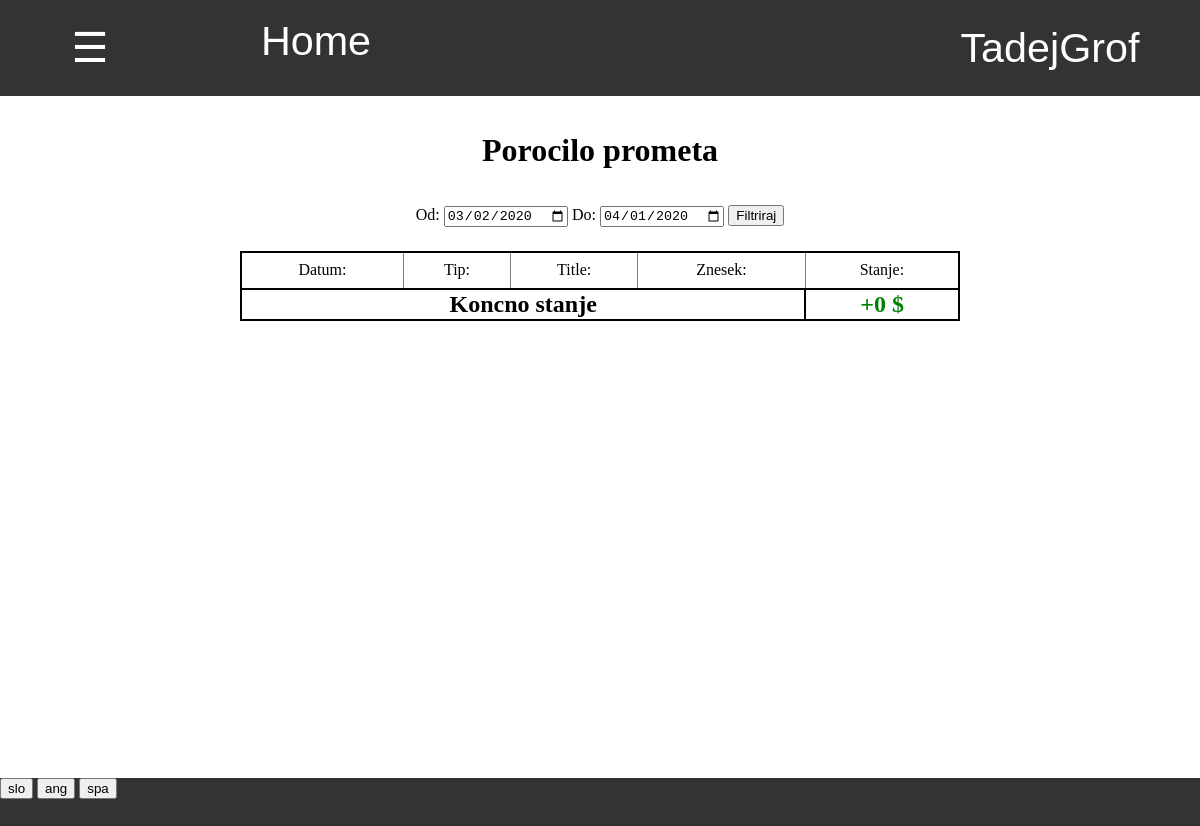
The page /zaloga/porocilo/porocilo_prometa (signed in) on the database as committed earlier.
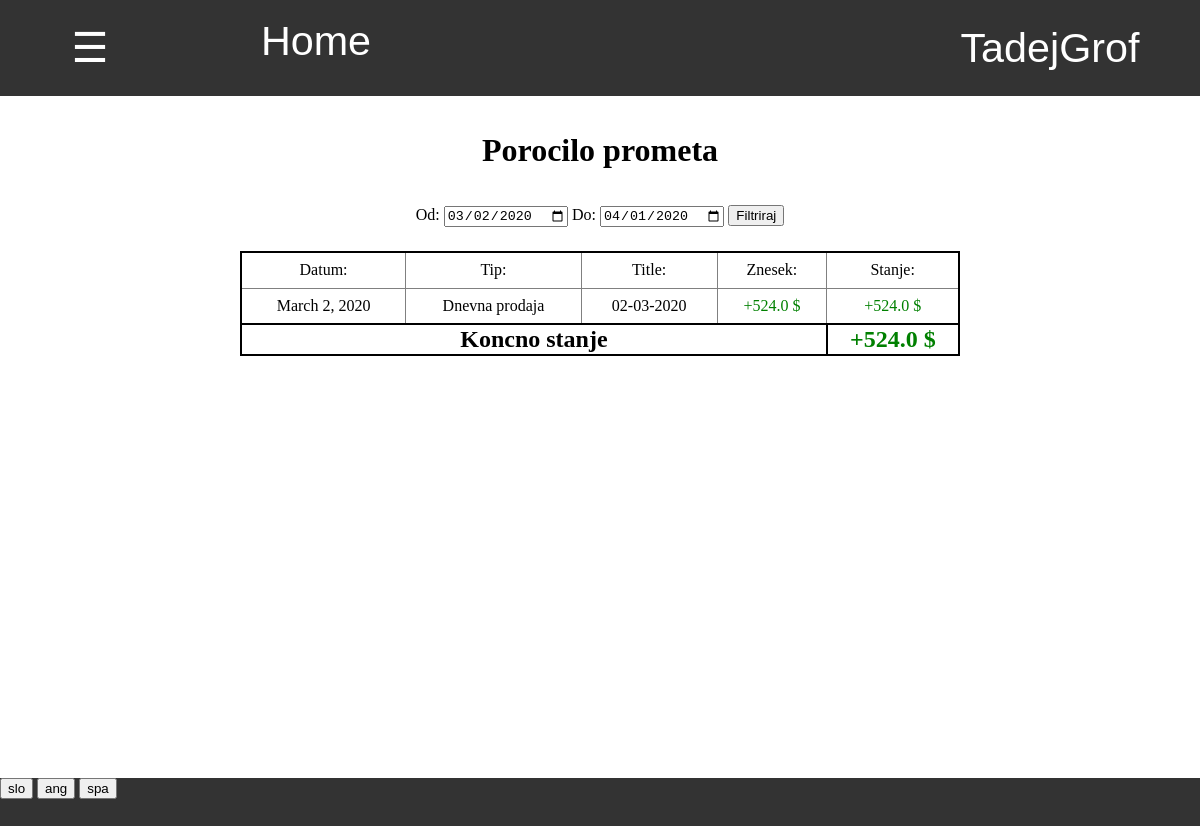
The same page on the database as committed later.
### program/models.py (models this page shows)
class Profil(models.Model):
    user = models.OneToOneField(User,on_delete=models.CASCADE)
    jezik =  models.CharField(default="spa",max_length=3, choices=JEZIKI)
    stranka = models.OneToOneField(Stranka, on_delete=models.CASCADE, default=None, null=True, blank=True)

### zaloga/models.py (models this page shows, shortened)
class Dnevna_prodaja(models.Model):
    zaloga = models.ForeignKey(Zaloga, default=1, on_delete=models.CASCADE)
    prodaja = models.ForeignKey(Prodaja, default=1, on_delete=models.CASCADE)
    datum = models.DateField(default=timezone.now)
    title = models.CharField(default="", max_length=20)
    tip = 'dnevna_prodaja'
    @property
    def skupna_cena(self):
        cena = 0
        for vnos in Vnos.objects.filter(baza__dnevna_prodaja=self,baza__status="veljavno"):
            cena += vnos.cena * vnos.stevilo
        return cena

### zaloga/my_views/stroski_views.py (the view, shortened to what this page needs)
# urls.py: path('porocilo_prometa',stroski_views.porocilo_prometa, name='porocilo_prometa'),
def porocilo_prometa(request):
    danes = datetime.date.today().strftime('%Y-%m-%d')
    pred_mescem =  (datetime.date.today() - datetime.timedelta(days=30)).strftime('%Y-%m-%d')
    od = request.GET.get('od',pred_mescem)
    do = request.GET.get('do', danes)
    stroski = Stroski_Group.objects.all().filter(datum__gte = od, datum__lte = do).order_by('-datum','-pk').prefetch_related('strosek_set')
    vele_prodaje = Baza.objects.all().filter(tip="vele_prodaja",datum__gte=od,datum__lte=do,status="veljavno").order_by('-datum','-pk').prefetch_related('vnos_set')
    dnevne_prodaje = Dnevna_prodaja.objects.all().filter(datum__gte=od,datum__lte=do).order_by('-datum','-pk')
    promet = []
    for dnevna_prodaja in dnevne_prodaje.iterator():
        slovar = {
            'tip':'Dnevna prodaja',
            'znesek':float(dnevna_prodaja.skupna_cena),
            'title':dnevna_prodaja.title,
            'datum':dnevna_prodaja.datum,
        }
        promet.append(slovar)
    promet = sorted(promet,key = lambda i: (i['datum'],i['tip'],i['znesek']), reverse=True)
    pretok, skupno = pregled_prometa(promet)
    slovar = {
        'pretok':pretok,
        'skupno':skupno,
        'promet':promet,
        'od':od,
        'do':do,
    }
    return pokazi_stran(request,'porocilo/porocilo.html',slovar)

### program/models.py (called while the page is built)
    @property
    def vrni_jezike(self):
        return JEZIKI

### request_funkcije.py (called while the page is built)
def vrni_slovar(request):
    with open('slovar.json') as dat:
        slovar = json.load(dat)
    return slovar

def pokazi_stran(request, html, baze={}):
    je_stranka = False
    program = Program.objects.first()
    zaloga = Zaloga.objects.first()
    if request.user.profil.stranka != None:
        je_stranka = True
    slovar = {'je_stranka':je_stranka,'program':program,'slovar':vrni_slovar(request),'jezik':request.user.profil.jezik}
    slovar.update(baze)
    if not 'zaloga' in baze:
        slovar.update({'zaloga':zaloga})
    slovar.update({'zaloga_pk':slovar['zaloga'].pk})
    return render(request, html, slovar)

### zaloga/my_views/stroski_views.py (called while the page is built)
def pregled_prometa(promet):
    cene, skupno = [], 0
    for sprememba in promet:
        skupno += sprememba['znesek']
        cene.append(skupno)
    return cene, skupno

### zaloga/templatetags/zaloga_exstras.py (called while the page is built)
@register.filter
def keyvalue(dict, key):
    return dict[key]

### zaloga/templates/porocilo/porocilo.html (shortened to what this page needs)
{% extends 'program/base.html' %}
{% load zaloga_exstras %}
{% block content %}
<h1 style="margin-top:3%"> Porocilo prometa </h1>
<div class="filter" style="margin-top:3%">
    <form action="{% url 'porocilo_prometa' %}" method="GET">
        {{slovar|keyvalue:'Od'|keyvalue:jezik}}: <input type="date" value="{{od}}" name="od">
        {{slovar|keyvalue:'Do'|keyvalue:jezik}}: <input type="date" value="{{do}}" name="do">
        <input type="submit" value="{{slovar|keyvalue:'Filtriraj'|keyvalue:jezik}}">
    </form>
</div>
<div style="margin-top:2%;display:inline-block;width:60%">
    <table class="tabela_vnosov">
        <tr>
            <td> {{slovar|keyvalue:'Datum'|keyvalue:jezik}}: </td>
            <td> {{slovar|keyvalue:'Tip'|keyvalue:jezik}}: </td>
            <td> {{slovar|keyvalue:'Title'|keyvalue:jezik}}: </td>
            <td> {{slovar|keyvalue:'Znesek'|keyvalue:jezik}}: </td>
            <td> {{slovar|keyvalue:'Stanje'|keyvalue:jezik}}: </td>
        </tr>
        {% for sprememba in promet %}
            <tr>
                <td> {{sprememba.datum}} </td>
                <td> {{slovar|keyvalue:sprememba.tip|keyvalue:jezik}} </td>
                <td> {{sprememba.title}} </td>
                {% if sprememba.znesek < 0 %}
                    <td> <div style="color:red">{{sprememba.znesek}} $</div> </td>
                {% else %}
                     <td> <div style="color:green">+{{sprememba.znesek}} $</div> </td>
                {% endif %}
                {% if pretok|keyvalue:forloop.counter0 < 0 %}
                    <td> <div style="color:red">{{pretok|keyvalue:forloop.counter0}} $</div> </td>
                {% else %}
                     <td> <div style="color:green">+{{pretok|keyvalue:forloop.counter0}} $</div> </td>
                {% endif %}
            </tr>
        {% endfor %}
        <tr>
            <th colspan="4"> {{slovar|keyvalue:'Koncno stanje'|keyvalue:jezik}}  </th>
            {% if skupno < 0 %}
                <th> <div style="color:red">{{skupno}} $</div> </th>
            {% else %}
                <th> <div style="color:green">+{{skupno}} $</div> </th>
            {% endif %}
        </tr>
    </table>
</div>
{% endblock %}

Rows that differ between the two databases and show on the page:
added Dnevna_prodaja: datum "March 2, 2020", title "02-03-2020"
Other text that changed with them:
{{ skupno }}: "0" → "524.0"
new list line: "Dnevna prodaja"
new list line: "+ 524.0 $ + 524.0 $"
